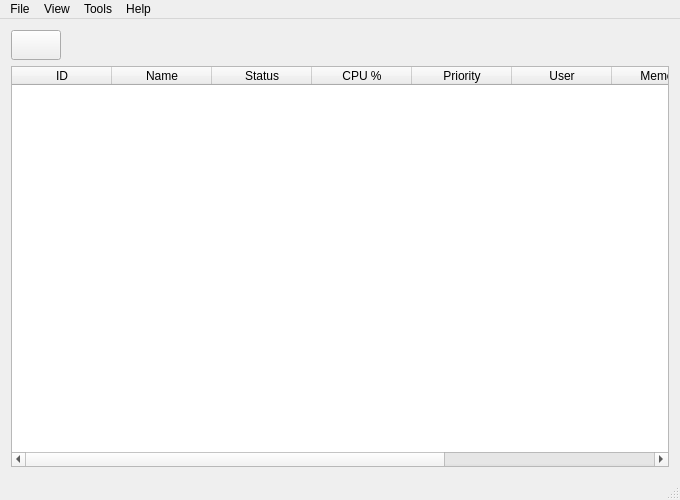
<?xml version="1.0" encoding="UTF-8"?>
<ui version="4.0">
 <class>MainWindow</class>
 <widget class="QMainWindow" name="MainWindow">
  <property name="geometry">
   <rect>
    <x>0</x>
    <y>0</y>
    <width>680</width>
    <height>500</height>
   </rect>
  </property>
  <property name="sizePolicy">
   <sizepolicy hsizetype="Maximum" vsizetype="Maximum">
    <horstretch>0</horstretch>
    <verstretch>0</verstretch>
   </sizepolicy>
  </property>
  <property name="minimumSize">
   <size>
    <width>680</width>
    <height>250</height>
   </size>
  </property>
  <property name="focusPolicy">
   <enum>Qt::StrongFocus</enum>
  </property>
  <property name="windowTitle">
   <string>Task Stalker</string>
  </property>
  <property name="windowIcon">
   <iconset resource="../resources/images.qrc">
    <normaloff>:/resources/img/icon.png</normaloff>:/resources/img/icon.png</iconset>
  </property>
  <widget class="QWidget" name="centralWidget">
   <property name="sizePolicy">
    <sizepolicy hsizetype="Expanding" vsizetype="Expanding">
     <horstretch>0</horstretch>
     <verstretch>0</verstretch>
    </sizepolicy>
   </property>
   <layout class="QVBoxLayout" name="verticalLayout">
    <item>
     <layout class="QHBoxLayout" name="horizontalLayout">
      <item>
       <widget class="QPushButton" name="toggleUpdateButton">
        <property name="minimumSize">
         <size>
          <width>50</width>
          <height>30</height>
         </size>
        </property>
        <property name="maximumSize">
         <size>
          <width>50</width>
          <height>30</height>
         </size>
        </property>
        <property name="text">
         <string/>
        </property>
       </widget>
      </item>
      <item>
       <widget class="QLabel" name="processCountLabel">
        <property name="sizePolicy">
         <sizepolicy hsizetype="MinimumExpanding" vsizetype="Maximum">
          <horstretch>0</horstretch>
          <verstretch>0</verstretch>
         </sizepolicy>
        </property>
        <property name="minimumSize">
         <size>
          <width>0</width>
          <height>30</height>
         </size>
        </property>
        <property name="text">
         <string/>
        </property>
       </widget>
      </item>
     </layout>
    </item>
    <item>
     <widget class="QTableWidget" name="procTable">
      <property name="sizePolicy">
       <sizepolicy hsizetype="Expanding" vsizetype="Expanding">
        <horstretch>0</horstretch>
        <verstretch>0</verstretch>
       </sizepolicy>
      </property>
      <property name="focusPolicy">
       <enum>Qt::NoFocus</enum>
      </property>
      <property name="contextMenuPolicy">
       <enum>Qt::ActionsContextMenu</enum>
      </property>
      <property name="lineWidth">
       <number>1</number>
      </property>
      <property name="horizontalScrollBarPolicy">
       <enum>Qt::ScrollBarAsNeeded</enum>
      </property>
      <property name="editTriggers">
       <set>QAbstractItemView::NoEditTriggers</set>
      </property>
      <property name="alternatingRowColors">
       <bool>true</bool>
      </property>
      <property name="selectionMode">
       <enum>QAbstractItemView::SingleSelection</enum>
      </property>
      <property name="selectionBehavior">
       <enum>QAbstractItemView::SelectRows</enum>
      </property>
      <property name="showGrid">
       <bool>false</bool>
      </property>
      <property name="gridStyle">
       <enum>Qt::NoPen</enum>
      </property>
      <property name="sortingEnabled">
       <bool>true</bool>
      </property>
      <property name="wordWrap">
       <bool>false</bool>
      </property>
      <property name="cornerButtonEnabled">
       <bool>true</bool>
      </property>
      <property name="columnCount">
       <number>9</number>
      </property>
      <attribute name="horizontalHeaderVisible">
       <bool>true</bool>
      </attribute>
      <attribute name="horizontalHeaderCascadingSectionResizes">
       <bool>false</bool>
      </attribute>
      <attribute name="horizontalHeaderDefaultSectionSize">
       <number>100</number>
      </attribute>
      <attribute name="horizontalHeaderShowSortIndicator" stdset="0">
       <bool>true</bool>
      </attribute>
      <attribute name="horizontalHeaderStretchLastSection">
       <bool>true</bool>
      </attribute>
      <attribute name="verticalHeaderVisible">
       <bool>false</bool>
      </attribute>
      <column>
       <property name="text">
        <string>ID</string>
       </property>
       <property name="toolTip">
        <string>A task's Process ID is a unique number used to identify it.</string>
       </property>
      </column>
      <column>
       <property name="text">
        <string>Name</string>
       </property>
       <property name="toolTip">
        <string>The command name associated with the process.</string>
       </property>
      </column>
      <column>
       <property name="text">
        <string>Status</string>
       </property>
       <property name="toolTip">
        <string>Information regarding the current status of the process.</string>
       </property>
      </column>
      <column>
       <property name="text">
        <string>CPU %</string>
       </property>
       <property name="toolTip">
        <string>Percentage of processor resources this task is currently using. This is an overall figure for all CPUs.</string>
       </property>
      </column>
      <column>
       <property name="text">
        <string>Priority</string>
       </property>
       <property name="toolTip">
        <string>Priority or &quot;nice&quot; value of the process. A higher (positive) value means the task will more often yield the processor to other processes, whereas a lower (negative) value means it will less willingly yield the CPU.</string>
       </property>
      </column>
      <column>
       <property name="text">
        <string>User</string>
       </property>
       <property name="toolTip">
        <string>Username of the owner of the process.</string>
       </property>
      </column>
      <column>
       <property name="text">
        <string>Memory</string>
       </property>
       <property name="toolTip">
        <string>The sum of virtual memory allocated to the task. This memory may be shared.</string>
       </property>
       <property name="whatsThis">
        <string/>
       </property>
      </column>
      <column>
       <property name="text">
        <string>Parent</string>
       </property>
       <property name="toolTip">
        <string>ID of this task's parent process.</string>
       </property>
      </column>
      <column>
       <property name="text">
        <string>Threads</string>
       </property>
       <property name="toolTip">
        <string>Number of logical threads created by this application.</string>
       </property>
      </column>
     </widget>
    </item>
   </layout>
  </widget>
  <widget class="QMenuBar" name="menuBar">
   <property name="enabled">
    <bool>true</bool>
   </property>
   <property name="geometry">
    <rect>
     <x>0</x>
     <y>0</y>
     <width>680</width>
     <height>20</height>
    </rect>
   </property>
   <widget class="QMenu" name="menuHelp">
    <property name="title">
     <string>Help</string>
    </property>
    <addaction name="actionDocumentation"/>
    <addaction name="actionAbout"/>
   </widget>
   <widget class="QMenu" name="menuTools">
    <property name="title">
     <string>Tools</string>
    </property>
    <addaction name="actionSimulate"/>
    <addaction name="actionSettings"/>
   </widget>
   <widget class="QMenu" name="menuID">
    <property name="title">
     <string>File</string>
    </property>
    <addaction name="actionQuit"/>
   </widget>
   <widget class="QMenu" name="menuView">
    <property name="title">
     <string>View</string>
    </property>
    <addaction name="actionSystem_Information"/>
    <addaction name="actionRunning_Processes"/>
    <addaction name="actionProcessor_Activity"/>
    <addaction name="actionProcess_Recording"/>
   </widget>
   <addaction name="menuID"/>
   <addaction name="menuView"/>
   <addaction name="menuTools"/>
   <addaction name="menuHelp"/>
  </widget>
  <widget class="QStatusBar" name="statusBar">
   <property name="enabled">
    <bool>true</bool>
   </property>
  </widget>
  <action name="actionQuit">
   <property name="text">
    <string>Quit</string>
   </property>
   <property name="shortcut">
    <string>Ctrl+Q</string>
   </property>
  </action>
  <action name="actionDocumentation">
   <property name="text">
    <string>Documentation</string>
   </property>
   <property name="shortcut">
    <string>F1</string>
   </property>
  </action>
  <action name="actionSimulate">
   <property name="text">
    <string>Simulate</string>
   </property>
   <property name="shortcut">
    <string>Ctrl+S</string>
   </property>
  </action>
  <action name="actionAbout">
   <property name="text">
    <string>About</string>
   </property>
   <property name="shortcut">
    <string>F2</string>
   </property>
  </action>
  <action name="actionSettings">
   <property name="text">
    <string>Settings</string>
   </property>
   <property name="shortcut">
    <string>F12</string>
   </property>
  </action>
  <action name="actionViewRunning">
   <property name="text">
    <string>View Running</string>
   </property>
   <property name="shortcut">
    <string>Ctrl+R</string>
   </property>
  </action>
  <action name="actionView">
   <property name="icon">
    <iconset resource="../resources/images.qrc">
     <normaloff>:/resources/img/view.png</normaloff>:/resources/img/view.png</iconset>
   </property>
   <property name="text">
    <string>View</string>
   </property>
   <property name="iconVisibleInMenu">
    <bool>true</bool>
   </property>
  </action>
  <action name="actionStop">
   <property name="icon">
    <iconset resource="../resources/images.qrc">
     <normaloff>:/resources/img/stop.png</normaloff>:/resources/img/stop.png</iconset>
   </property>
   <property name="text">
    <string>Stop</string>
   </property>
   <property name="iconVisibleInMenu">
    <bool>true</bool>
   </property>
  </action>
  <action name="actionResume">
   <property name="icon">
    <iconset resource="../resources/images.qrc">
     <normaloff>:/resources/img/resume.png</normaloff>:/resources/img/resume.png</iconset>
   </property>
   <property name="text">
    <string>Resume</string>
   </property>
   <property name="iconVisibleInMenu">
    <bool>true</bool>
   </property>
  </action>
  <action name="actionTerminate">
   <property name="icon">
    <iconset resource="../resources/images.qrc">
     <normaloff>:/resources/img/terminate.png</normaloff>:/resources/img/terminate.png</iconset>
   </property>
   <property name="text">
    <string>Terminate</string>
   </property>
   <property name="iconVisibleInMenu">
    <bool>true</bool>
   </property>
  </action>
  <action name="actionKill">
   <property name="icon">
    <iconset resource="../resources/images.qrc">
     <normaloff>:/resources/img/kill.png</normaloff>:/resources/img/kill.png</iconset>
   </property>
   <property name="text">
    <string>Kill</string>
   </property>
   <property name="iconVisibleInMenu">
    <bool>true</bool>
   </property>
  </action>
  <action name="actionSystem_Information">
   <property name="text">
    <string>System Information</string>
   </property>
   <property name="shortcut">
    <string>Ctrl+I</string>
   </property>
  </action>
  <action name="actionRunning_Processes">
   <property name="text">
    <string>Running Processes</string>
   </property>
   <property name="shortcut">
    <string>Ctrl+R</string>
   </property>
  </action>
  <action name="actionProcessor_Activity">
   <property name="text">
    <string>Processor Activity</string>
   </property>
   <property name="shortcut">
    <string>Ctrl+P</string>
   </property>
  </action>
  <action name="actionProcess_Recording">
   <property name="text">
    <string>Manage Recordings...</string>
   </property>
   <property name="shortcut">
    <string>Ctrl+M</string>
   </property>
  </action>
  <action name="actionViewParent">
   <property name="icon">
    <iconset resource="../resources/images.qrc">
     <normaloff>:/resources/img/view.png</normaloff>:/resources/img/view.png</iconset>
   </property>
   <property name="text">
    <string>View Parent</string>
   </property>
   <property name="toolTip">
    <string>View Parent</string>
   </property>
   <property name="iconVisibleInMenu">
    <bool>true</bool>
   </property>
  </action>
 </widget>
 <layoutdefault spacing="6" margin="11"/>
 <resources>
  <include location="../resources/images.qrc"/>
 </resources>
 <connections/>
</ui>
